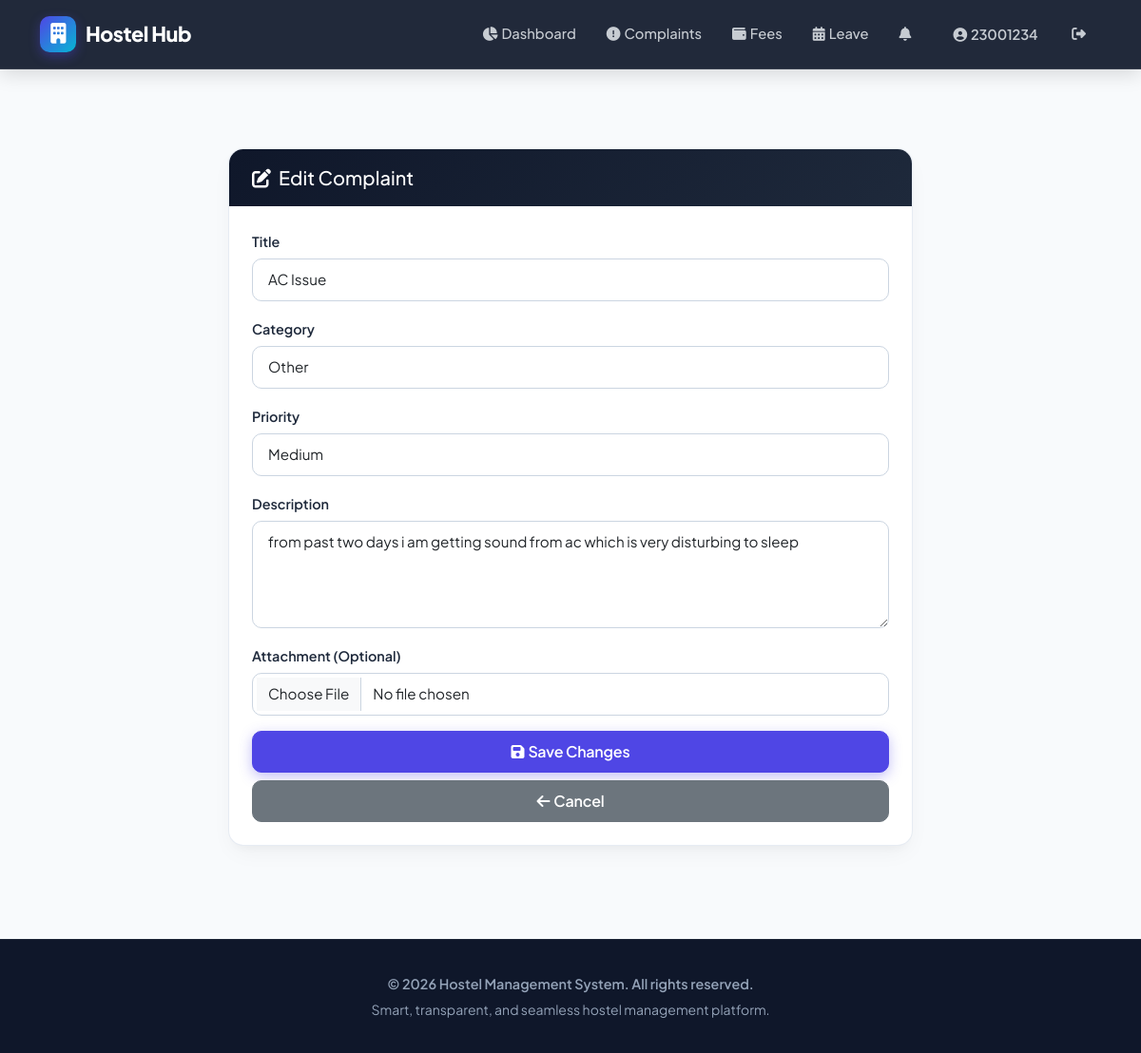
/complaint/1/edit/ (signed in), run on the app's committed database.
### accounts/models.py (models this page shows, shortened)
class CustomUser(AbstractUser):
    ROLE_CHOICES = (
        ('admin', 'Admin'),
        ('warden', 'Warden'),
        ('student', 'Student'),
    )
    role = models.CharField(max_length=10, choices=ROLE_CHOICES)
    phone_regex = RegexValidator(regex=r'^\+?1?\d{9,15}$', message="Phone number must be entered in the format '+999999999'.")
    phone_number = models.CharField(validators=[phone_regex], max_length=17, blank=True, null=True)
    is_active = models.BooleanField(default=True)
    profile_picture = models.ImageField(upload_to='profile_pictures/', blank=True, null=True)
    created_at = models.DateTimeField(auto_now_add=True)
    updated_at = models.DateTimeField(auto_now=True)
    last_login_ip = models.GenericIPAddressField(blank=True, null=True)
    @property
    def unread_notifications_count(self):
        return self.notifications.filter(is_read=False).count()
    class Meta:
        ordering = ['-created_at']
        indexes = [
            models.Index(fields=['role']),
            models.Index(fields=['email']),
            models.Index(fields=['is_active']),
        ]

### operations/models.py (models this page shows, shortened)
class Complaint(models.Model):
    PRIORITY_CHOICES = (
        ('low', 'Low'),
        ('medium', 'Medium'),
        ('high', 'High'),
        ('critical', 'Critical'),
    )
    STATUS_CHOICES = (
        ('pending', 'Pending'),
        ('in_progress', 'In Progress'),
        ('resolved', 'Resolved'),
        ('closed', 'Closed'),
        ('rejected', 'Rejected'),
    )
    CATEGORY_CHOICES = (
        ('room', 'Room Issues'),
        ('water', 'Water/Sanitation'),
        ('electricity', 'Electricity'),
        ('maintenance', 'Maintenance'),
        ('food', 'Food/Mess'),
        ('other', 'Other'),
    )
    student = models.ForeignKey(StudentProfile, on_delete=models.CASCADE, related_name='complaints')
    warden = models.ForeignKey(WardenProfile, on_delete=models.SET_NULL, null=True, blank=True, related_name='assigned_complaints')
    title = models.CharField(max_length=100)
    description = models.TextField()
    category = models.CharField(max_length=20, choices=CATEGORY_CHOICES, default='other')
    priority = models.CharField(max_length=10, choices=PRIORITY_CHOICES, default='medium')
    status = models.CharField(max_length=15, choices=STATUS_CHOICES, default='pending')
    attachment = models.FileField(upload_to='complaint_attachments/', blank=True, null=True)
    room_number = models.CharField(max_length=20, blank=True)
    resolution_notes = models.TextField(blank=True)
    resolved_by = models.ForeignKey(WardenProfile, on_delete=models.SET_NULL, null=True, blank=True, related_name='resolved_complaints')
    created_at = models.DateTimeField(auto_now_add=True)
    updated_at = models.DateTimeField(auto_now=True)
    resolved_at = models.DateTimeField(null=True, blank=True)
    @property
    def is_editable(self):
        return self.status in ['pending', 'in_progress']
    class Meta:
        ordering = ['-created_at']
        indexes = [
            models.Index(fields=['status']),
            models.Index(fields=['created_at']),
            models.Index(fields=['student']),
        ]

### accounts/views.py (the view)
# urls.py: path('complaint/<int:complaint_id>/edit/', login_required(views.edit_complaint), name='edit_complaint'),
@login_required
@user_passes_test(is_student)
def edit_complaint(request, complaint_id):
    complaint = get_object_or_404(Complaint, id=complaint_id, student=request.user.student_profile)
    if not complaint.is_editable:
        messages.error(request, 'You can only edit a complaint while it is still open.')
        return redirect('complaint_detail', complaint_id=complaint.id)
    if request.method == 'POST':
        form = ComplaintForm(request.POST, request.FILES, instance=complaint)
        if form.is_valid():
            form.save()
            messages.success(request, 'Complaint updated successfully.')
            return redirect('complaint_detail', complaint_id=complaint.id)
    else:
        form = ComplaintForm(instance=complaint)
    return render(request, 'complaints/edit_complaint.html', {'form': form, 'complaint': complaint})

### operations/forms.py
class ComplaintForm(forms.ModelForm):
    class Meta:
        model = Complaint
        fields = ['title', 'description', 'category', 'priority', 'room_number', 'attachment']
        widgets = {
            'title': forms.TextInput(attrs={'class': 'form-control', 'placeholder': 'Brief title of the complaint'}),
            'description': forms.Textarea(attrs={'class': 'form-control', 'rows': 4, 'placeholder': 'Detailed description'}),
            'category': forms.Select(attrs={'class': 'form-control'}),
            'priority': forms.Select(attrs={'class': 'form-control'}),
            'room_number': forms.TextInput(attrs={'class': 'form-control', 'placeholder': 'e.g., 101'}),
            'attachment': forms.FileInput(attrs={'class': 'form-control'}),
        }

### accounts/views.py (called while the page is built)
def is_student(user):
    return user.role == 'student'

### templates/complaints/edit_complaint.html (shortened to what this page needs)
{% extends "base.html" %}
{% block content %}
<div class="container py-5">
    <div class="row justify-content-center">
        <div class="col-md-8">
            <div class="card">
                <div class="card-header">
                    <h5 class="mb-0">
                        <i class="fas fa-edit me-2"></i>Edit Complaint
                    </h5>
                </div>
                <div class="card-body">
                    <form method="post" enctype="multipart/form-data" novalidate>
                        <div class="mb-3">
                            <label class="form-label" for="id_title">Title</label>
                            {{ form.title }}
                        </div>
                        <div class="mb-3">
                            <label class="form-label" for="id_category">Category</label>
                            {{ form.category }}
                        </div>
                        <div class="mb-3">
                            <label class="form-label" for="id_priority">Priority</label>
                            {{ form.priority }}
                        </div>
                        <div class="mb-3">
                            <label class="form-label" for="id_description">Description</label>
                            {{ form.description }}
                        </div>
                        <div class="mb-3">
                            <label class="form-label" for="id_attachment">Attachment (Optional)</label>
                            {{ form.attachment }}
                        </div>
                        <div class="d-grid gap-2">
                            <button type="submit" class="btn btn-primary">
                                <i class="fas fa-save me-1"></i>Save Changes
                            </button>
                            <a href="{% url 'complaint_detail' complaint.id %}" class="btn btn-secondary">
                                <i class="fas fa-arrow-left me-1"></i>Cancel
                            </a>
                        </div>
                    </form>
                </div>
            </div>
        </div>
    </div>
</div>
{% endblock %}

### templates/base.html (shortened to what this page needs)
<!DOCTYPE html>
<html lang="en">
<head>
    <link href="https://cdn.jsdelivr.net/npm/bootstrap@5.3.0/dist/css/bootstrap.min.css" rel="stylesheet">
    <link href="https://cdnjs.cloudflare.com/ajax/libs/font-awesome/6.4.0/css/all.min.css" rel="stylesheet">
</head>
<body>
    <nav class="navbar navbar-expand-lg navbar-dark navbar-custom">
        <div class="container">
            <a class="navbar-brand" href="/">
                <span class="brand-icon"><i class="fas fa-building text-white"></i></span>
                Hostel Hub
            </a>
            <div class="collapse navbar-collapse" id="navbarNav">
                <ul class="navbar-nav ms-auto align-items-center">
                    {% if user.is_authenticated %}
                        {% if user.role == 'student' %}
                            <li class="nav-item">
                                <a class="nav-link" href="{% url 'student_dashboard' %}">
                                    <i class="fas fa-chart-pie me-1"></i>Dashboard
                                </a>
                            </li>
                            <li class="nav-item">
                                <a class="nav-link" href="{% url 'student_complaints' %}">
                                    <i class="fas fa-exclamation-circle me-1"></i>Complaints
                                </a>
                            </li>
                            <li class="nav-item">
                                <a class="nav-link" href="{% url 'student_fees' %}">
                                    <i class="fas fa-wallet me-1"></i>Fees
                                </a>
                            </li>
                            <li class="nav-item">
                                <a class="nav-link" href="{% url 'student_leave_requests' %}">
                                    <i class="fas fa-calendar-alt me-1"></i>Leave
                                </a>
                            </li>
                        {% endif %}
                        <li class="nav-item">
                            <a class="nav-link position-relative" href="{% url 'notifications' %}">
                                <i class="fas fa-bell me-1"></i>
                            </a>
                        </li>
                        <li class="nav-item ms-lg-2">
                            <a class="nav-link btn btn-outline-light text-white px-3" href="{% url 'profile' %}">
                                <i class="fas fa-user-circle me-1"></i>{{ user.username }}
                            </a>
                        </li>
                        <li class="nav-item ms-lg-1">
                            <a class="nav-link text-danger" href="{% url 'logout' %}" title="Logout">
                                <i class="fas fa-sign-out-alt"></i>
                            </a>
                        </li>
                    {% endif %}
                </ul>
            </div>
        </div>
    </nav>
    <div class="main-container">
        <div class="container">
            {% block content %}{% endblock %}
        </div>
    </div>
    <footer>
        <div class="container">
            <p class="fw-semibold">&copy; 2026 Hostel Management System. All rights reserved.</p>
            <p class="text-slate-500 small mt-1">Smart, transparent, and seamless hostel management platform.</p>
        </div>
    </footer>
</body>
</html>

### templates/base.html (style rules this page uses)
:root { --primary: #4f46e5; --primary-dark: #3730a3; --primary-light: #818cf8; --secondary: #06b6d4; --success: #10b981; --warning: #f59e0b; --danger: #ef4444; --dark: #0f172a; --slate-800: #1e293b; --slate-600: #475569; --slate-500: #64748b; --slate-100: #f1f5f9; --light-bg: #f8fafc; --card-shadow: 0 10px 25px -5px rgba(0, 0, 0, 0.05), 0 8px 10px -6px rgba(0, 0, 0, 0.03); --hover-shadow: 0 20px 30px -10px rgba(79, 70, 229, 0.15); --gradient-primary: linear-gradient(135deg, #4f46e5 0%, #06b6d4 100%); --gradient-dark: linear-gradient(135deg, #0f172a 0%, #1e293b 100%); --gradient-card: linear-gradient(135deg, #ffffff 0%, #f8fafc 100%); }
* { margin: 0; padding: 0; box-sizing: border-box; }
body { font-family: 'Plus Jakarta Sans', -apple-system, BlinkMacSystemFont, sans-serif; background-color: var(--light-bg); color: var(--slate-800); line-height: 1.6; }
.navbar-custom { background: rgba(15, 23, 42, 0.92); backdrop-filter: blur(12px); -webkit-backdrop-filter: blur(12px); border-bottom: 1px solid rgba(255, 255, 255, 0.1); position: sticky; top: 0; z-index: 1050; padding: 12px 0; box-shadow: 0 4px 20px rgba(0, 0, 0, 0.15); }
.navbar-brand { font-weight: 800; font-size: 1.35rem; color: #ffffff !important; letter-spacing: -0.5px; display: flex; align-items: center; }
.brand-icon { background: var(--gradient-primary); width: 38px; height: 38px; border-radius: 10px; display: inline-flex; align-items: center; justify-content: center; margin-right: 10px; box-shadow: 0 4px 12px rgba(79, 70, 229, 0.4); }
.nav-link { color: rgba(241, 245, 249, 0.8) !important; font-weight: 500; font-size: 0.92rem; padding: 8px 14px !important; border-radius: 8px; transition: all 0.25s ease; margin: 0 2px; }
.main-container { min-height: calc(100vh - 140px); padding: 35px 0 50px 0; }
.card { border: 1px solid rgba(226, 232, 240, 0.8); border-radius: 16px; background: #ffffff; box-shadow: var(--card-shadow); transition: transform 0.3s cubic-bezier(0.4, 0, 0.2, 1), box-shadow 0.3s cubic-bezier(0.4, 0, 0.2, 1); overflow: hidden; }
.card-header { background: var(--gradient-dark); color: #ffffff; border-bottom: none; padding: 18px 24px; font-weight: 700; }
.card-body { padding: 24px; }
.btn { font-weight: 600; border-radius: 10px; padding: 9px 20px; transition: all 0.25s cubic-bezier(0.4, 0, 0.2, 1); letter-spacing: -0.2px; }
.btn-primary { background: var(--primary); border-color: var(--primary); box-shadow: 0 4px 14px rgba(79, 70, 229, 0.35); }
.form-label { font-weight: 600; color: var(--slate-800); font-size: 0.9rem; margin-bottom: 6px; }
.form-control, .form-select { border-radius: 10px; border: 1.5px solid #cbd5e1; padding: 10px 16px; font-size: 0.95rem; transition: all 0.2s ease; }
footer { background: var(--dark); color: #94a3b8; padding: 35px 0; text-align: center; border-top: 1px solid rgba(255,255,255,0.05); }
footer p { margin-bottom: 0; font-size: 0.9rem; }

### data on the page
CustomUser: username "23001234"
Complaint: title "AC Issue", category "Other", priority "Medium", description "from past two days i am getting sound from ac which is very disturbing to sleep"
